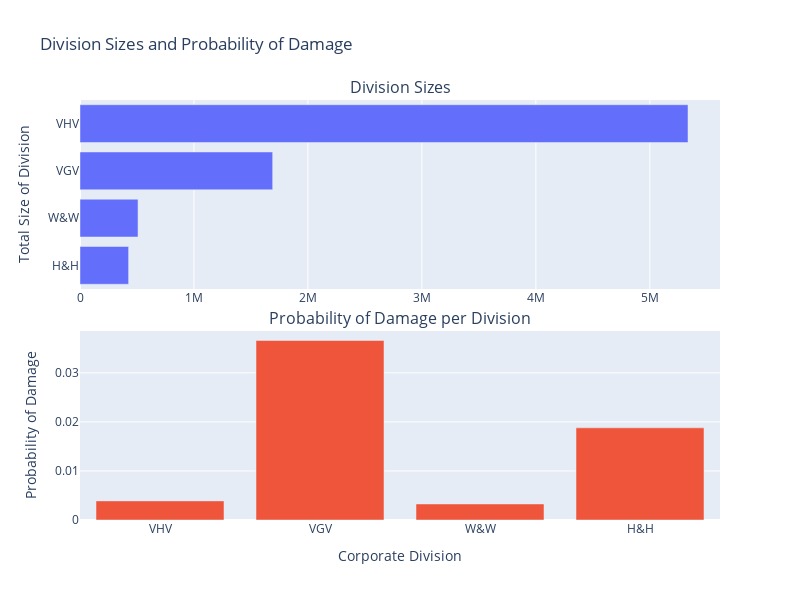

Source (notebook cell):
### Markdown cell above
## Descriptive Analysis

### Code cell
# Calculate the total number of observations and the percentage of damage by corporate division
total_counts = df.groupby('CORPORATE_DEVISION').size().reset_index(name='total_count')
damage_counts = df[df['DAMAGE'] == 1].groupby('CORPORATE_DEVISION').size().reset_index(name='damage_count')
summary = total_counts.merge(damage_counts, on='CORPORATE_DEVISION', how='left').fillna(0)
summary['damage_prob'] = (summary['damage_count'] / summary['total_count'])
summary['devision_percent'] = (summary['total_count'] / summary['total_count'].sum())

# Sort summary
summary = summary.sort_values(by='total_count', ascending=True).reset_index(drop=True)

# Create a subplot
fig_division_1 = make_subplots(rows=2, cols=1, shared_xaxes=False, 
                    vertical_spacing=0.1, subplot_titles=("Division Sizes", "Probability of Damage per Division"))

# Add horizontal bar chart for division size
fig_division_1.add_trace(go.Bar(
    y=summary['CORPORATE_DEVISION'],
    x=summary['total_count'],
    orientation='h',
    name='Division Size'
), row=1, col=1)

# Sort summary
summary = summary.sort_values(by='total_count', ascending=False).reset_index(drop=True)

# Add bar chart for percentage of damage
fig_division_1.add_trace(go.Bar(
    x=summary['CORPORATE_DEVISION'],
    y=summary['damage_prob'],
    name='Probability of Damage'
), row=2, col=1)

# Update layout
fig_division_1.update_layout(height=600, width=800, showlegend=False, 
                  title_text="Division Sizes and Probability of Damage",
                  yaxis_title="Total Size of Division",
                  xaxis2_title="Corporate Division",
                  yaxis2_title="Probability of Damage")

fig_division_1.show()

### Figure 1 — Plotly figure (JSON) as saved in the notebook; plotly's stock layout.template omitted (floating-point values rounded to 4 significant figures)
{"data": [{"name": "Division Size", "orientation": "h", "type": "bar", "x": [426670, 509072, 1690638, 5335070], "xaxis": "x", "y": ["H&H", "W&W", "VGV", "VHV"], "yaxis": "y"}, {"name": "Probability of Damage", "type": "bar", "x": ["VHV", "VGV", "W&W", "H&H"], "xaxis": "x2", "y": [0.003894, 0.0366, 0.003271, 0.01879], "yaxis": "y2"}], "layout": {"annotations": [{"font": {"size": 16}, "showarrow": false, "text": "Division Sizes", "x": 0.5, "xanchor": "center", "xref": "paper", "y": 1, "yanchor": "bottom", "yref": "paper"}, {"font": {"size": 16}, "showarrow": false, "text": "Probability of Damage per Division", "x": 0.5, "xanchor": "center", "xref": "paper", "y": 0.45, "yanchor": "bottom", "yref": "paper"}], "height": 600, "showlegend": false, "title": {"text": "Division Sizes and Probability of Damage"}, "width": 800, "xaxis": {"anchor": "y", "domain": [0, 1]}, "xaxis2": {"anchor": "y2", "domain": [0, 1], "title": {"text": "Corporate Division"}}, "yaxis": {"anchor": "x", "domain": [0.55, 1], "title": {"text": "Total Size of Division"}}, "yaxis2": {"anchor": "x2", "domain": [0, 0.45], "title": {"text": "Probability of Damage"}}}}
